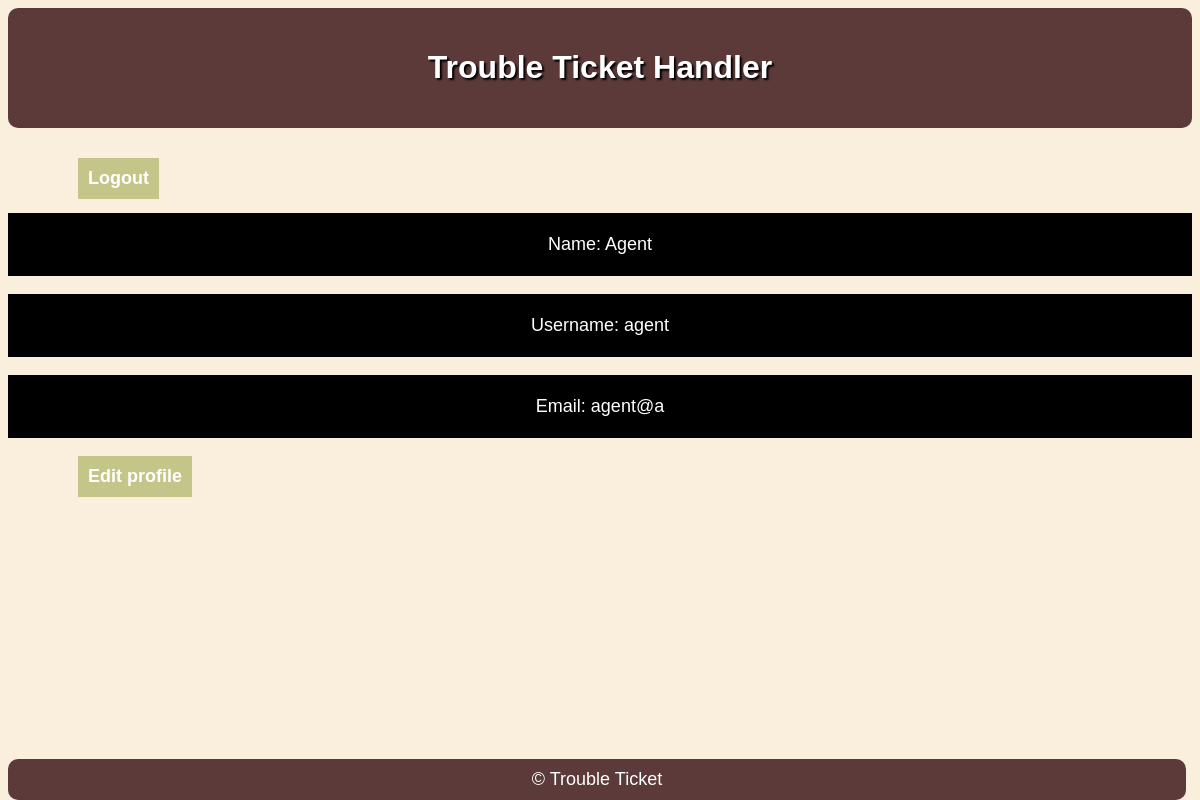
The page /profile.php (signed in) on the database its author committed.
### tables this page shows
CREATE TABLE user (
  id INTEGER PRIMARY KEY AUTOINCREMENT,
  status TEXT NOT NULL,
  name TEXT NOT NULL,
  username TEXT UNIQUE NOT NULL,
  password TEXT NOT NULL,
  email TEXT NOT NULL,
  department TEXT
);

### profile.php (the view, shortened to what this page needs)
<?php
$db = getDataBaseConnection();
$stmt = $db->prepare("SELECT * FROM user WHERE id = :id");
$stmt->bindParam(':id', $_SESSION['user_id']);
$stmt->execute();
$user = $stmt->fetch();
?>
<!DOCTYPE html>
<html lang="en-US">
  <head>
    <link rel="stylesheet" href="style2.css">
  </head>
  <header>
    <?php  if ($user['status'] == 'Admin'): ?>
        <h1><a href="admin.php">Trouble Ticket Handler</a></h1>
    <?php elseif ($user['status'] == 'Agent'): ?>
        <h1><a href="agent.php">Trouble Ticket Handler</a></h1>
    <?php else: ?>
        <h1><a href="main.php">Trouble Ticket Handler</a></h1>
    <?php endif; ?>
</header>
    <a href="login.php" class = "a-prof">Logout</a>
    <p class = "p-prof1"> Name: <?=$user['name']?> </p>
    <p class = "p-prof"> Username: <?=$user['username']?> </p>
    <p class = "p-prof"> Email: <?=$user['email']?> </p>
    <a href="#" class = "a-prof" onclick="showFormProfile()">Edit profile</a>
    <br>
    <footer>
        &copy; Trouble Ticket
    </footer>
</html>

### style2.css (style rules this page uses)
header { background-color: rgb(92, 58, 58); color: #fff; padding: 20px; text-align: center; margin-bottom: 30px; border-radius: 10px; text-shadow: black 2px 2px 2px; }
h1 a { color: white; margin: 20px; }
a { color: rgb(92, 58, 58); text-decoration: none; }
footer { position: fixed; bottom: 0; width: 96.5%; border-radius: 10px; text-align: center; background-color: rgb(92, 58, 58); color: #fff; padding: 10px; margin-top: 30px; font-size: 18px; }
.p-prof1 { margin-top: 85px; color: white; border: 1px solid black; background-color: black; text-align: center; padding: 20px; font-size: 18px; }
.p-prof { color: white; border: 1px solid black; background-color: black; text-align: center; padding: 20px; font-size: 18px; }
.a-prof { position: absolute; background-color:rgba(144, 158, 54, 0.5); padding: 10px; margin-left: 70px; display: inline-block; font-size: 18px; font-weight: bold; color: white; box-sizing: content-box; margin-bottom: 20px; }

### rows shown on the page
user: name "Agent", username "agent", email "agent@a"
